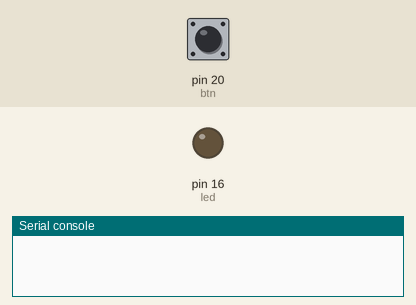
A program run on a simulated MicroPython board. Parts: output pins drawn as LEDs (lit = HIGH), the last lines printed to the serial console. Dashed ring = blinking. The inputs (shaded band) are chosen by the test bench; at power-on: pin 20 (btn) LOW.

Above: at 1.2 s.
1.3 s: pin 20 (btn) pulled HIGH for 0.15 s
At 2.0 s:
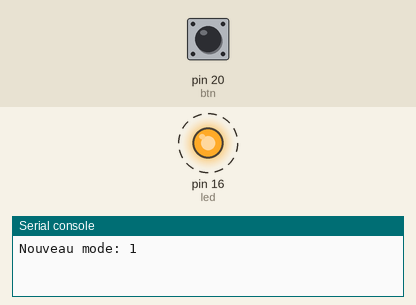
Timing chart, 0 to 10.4 s (numbered marks = the images above; inputs shaded):
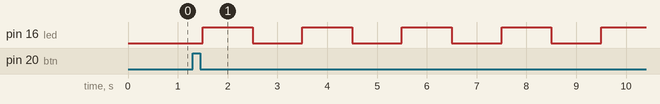

The program:

blink.py
```python
from machine import Pin
from utime import sleep

led = Pin(16, Pin.OUT)
btn = Pin(20, Pin.IN)
mode = 0
last_etat = 0   # pour détecter les changements

while True:

    etat_actuel = btn.value()

    if last_etat == 0 and etat_actuel == 1:
        mode = (mode + 1) % 3   # cycle entre 0,1,2
        print("Nouveau mode:", mode)
        sleep(0.2)

    last_etat = etat_actuel

    # appliquer le mode
    if mode == 0:
        led.off()

    elif mode == 1:  # clignotement lent 0,5 Hz
        led.on()
        sleep(1)
        led.off()
        sleep(1)

    elif mode == 2:  # clignotement rapide
        led.on()
        sleep(0.25)
        led.off()
        sleep(0.25)
```

Measured:
- after the input at 1.3 s, pin 16 (led): alternates HIGH for 1.0 s and LOW for 1.0 s, starting after 0.20 s
